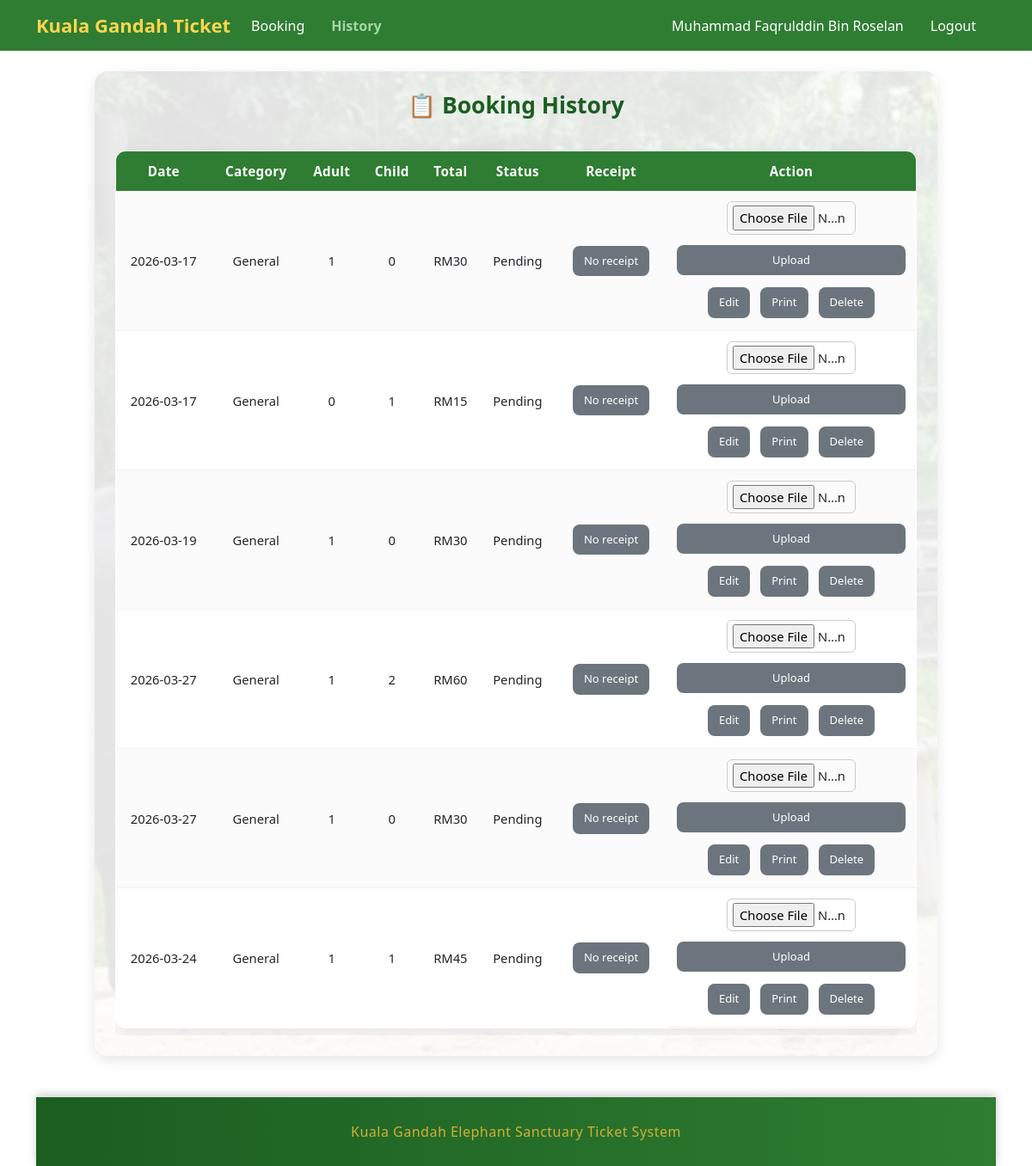
The app's page /history.php (signed in) with its own data.
### tables this page shows
CREATE TABLE `bookings` (
  `booking_id` int(11) NOT NULL,
  `user_id` int(11) DEFAULT NULL,
  `booking_date` date DEFAULT NULL,
  `adult_qty` int(11) DEFAULT NULL,
  `child_qty` int(11) DEFAULT NULL,
  `total_price` double DEFAULT NULL,
  `created_at` timestamp NOT NULL DEFAULT current_timestamp(),
  `status` varchar(20) NOT NULL DEFAULT 'Pending',
  `receipt_file` varchar(255) DEFAULT NULL,
  `ticket_category` varchar(50) NOT NULL DEFAULT 'General'
);

### history.php (the view, shortened to what this page needs)
<?php
include "conn.php";
include "header.php";
$uid = $_SESSION['user_id'] ?? 0;
$sql = "SELECT * FROM bookings WHERE user_id=? ORDER BY booking_id DESC";
$stmt = $conn->prepare($sql);
$stmt->bind_param("i", $uid);
$stmt->execute();
$result = $stmt->get_result();
?>
<div class="container-box">
<h3>📋 Booking History</h3>
<div class="table-responsive">
<table>
<tr>
<th>Date</th>
<th>Category</th>
<th>Adult</th>
<th>Child</th>
<th>Total</th>
<th>Status</th>
<th>Receipt</th>
<th>Action</th>
</tr>
<?php while($row = $result->fetch_assoc()){ ?>
<tr>
<td><?php echo htmlspecialchars($row['booking_date']) ?></td>
<td><?php echo htmlspecialchars($row['ticket_category'] ?? 'Standard') ?></td>
<td><?php echo htmlspecialchars($row['adult_qty']) ?></td>
<td><?php echo htmlspecialchars($row['child_qty']) ?></td>
<td>RM<?php echo htmlspecialchars($row['total_price']) ?></td>
<td><?php echo htmlspecialchars($row['status'] ?? 'Pending') ?></td>
<td>
    <?php if(!empty($row['receipt_file'])){ ?>
        <a class="btn" href="uploads/<?php echo htmlspecialchars($row['receipt_file']) ?>" target="_blank">View</a>
    <?php } else { ?>
        <span class="btn" style="background:#6c757d;">No receipt</span>
    <?php } ?>
</td>
<td class="action-cell">
    <?php if($row['status'] === 'Pending'){ ?>
        <form method="POST" action="upload_receipt.php" enctype="multipart/form-data">
            <input type="file" name="receipt" accept=".jpg,.jpeg,.png,.pdf" required>
            <button class="btn" type="submit">Upload</button>
        </form>
    <?php } elseif($row['status'] === 'Paid'){ ?>
        <span class="btn" style="background:#ffc107; color:#000;">Awaiting confirmation</span>
    <?php } else { ?>
        <span class="btn" style="background:#28a745;">Confirmed</span>
    <?php } ?>
    <div>
        <a class="btn" href="edit_booking.php?id=<?php echo $row['booking_id']?>">Edit</a>
        <a class="btn" href="print_ticket.php?id=<?php echo $row['booking_id']?>">Print</a>
        <a class="btn" href="delete_booking.php?id=<?php echo $row['booking_id']?>" onclick="return confirm('Betul nak delete booking ni?');">Delete</a>
    </div>
</td>
</tr>
<?php } ?>
</table>
</div>
<?php include "footer.php"; ?>

### header.php (shortened to what this page needs)
<?php
$page = basename($_SERVER['PHP_SELF']);
?>
<!DOCTYPE html>
<html>
<head>
<link rel="stylesheet" href="style.css">
<link rel="stylesheet"
href="https://cdn.jsdelivr.net/npm/bootstrap@5.3.2/dist/css/bootstrap.min.css">
</head>
<body>
<nav class="navbar navbar-expand-lg">
<div class="container">
<a class="navbar-brand" href="booking.php">
Kuala Gandah Ticket
</a>
<ul class="navbar-nav me-auto">
<li class="nav-item">
<a class="nav-link <?php if($page=='booking.php') echo 'active'; ?>" href="booking.php">Booking</a>
</li>
<li class="nav-item">
<a class="nav-link <?php if($page=='history.php') echo 'active'; ?>" href="history.php">History</a>
</li>
</ul>
<ul class="navbar-nav">
<li class="nav-item">
<span class="nav-link">
<?php echo $_SESSION['fullname'] ?? "Guest"; ?>
</span>
</li>
<li class="nav-item">
<a class="nav-link text-warning" href="login.php">Logout</a>
</li>
</ul>
</div>
</nav>
<div class="container mt-4">

### footer.php (shortened to what this page needs)
</div>
<footer class="footer text-center p-3 mt-5">
    <div class="footer-content">
        Kuala Gandah Elephant Sanctuary Ticket System
    </div>
</footer>
</body>
</html>

### style.css (style rules this page uses)
body { background-color:#f5f5f5; font-family:Arial, sans-serif; }
h3 { text-align:center; margin-bottom:30px; }
.container-box { background:white; padding:30px; width:600px; margin:auto; border-radius:10px; box-shadow:0px 0px 10px rgba(0,0,0,0.1); }
input { width:100%; padding:8px; margin-top:5px; margin-bottom:15px; border:1px solid #ccc; border-radius:5px; }
button { background:#198754; color:white; border:none; padding:10px; width:100%; border-radius:5px; }

### header.php (style rules this page uses)
.navbar { background:#2e7d32; }
.nav-link { color:white !important; margin-right:15px; transition:0.3s; }
.nav-link.active { color:#a5d6a7 !important; font-weight:600; }
.navbar-brand { font-weight:bold; color:#ffd54f !important; font-size:22px; }

### history.php (style rules this page uses)
.container-box { background: linear-gradient(rgba(255,255,255,0.88),rgba(255,255,255,0.88)), url("image/gajah1.jpg"); background-size:cover; background-position:center; background-repeat:no-repeat; width:min(100%, 980px); box-sizing:border-box; padding:24px; border-radius:15px; box-shadow:0 5px 15px rgba(0,0,0,0.1); margin:20px auto; }
.container-box h3 { font-size:1.65rem; margin-bottom:16px; color:#1b5e20; font-weight:700; }
.table-responsive { overflow-x:auto; padding-bottom:8px; }
.table-responsive table { width:100%; border-collapse:collapse; margin-top:20px; table-layout:auto; background:#fff; border-radius:12px; overflow:hidden; box-shadow:0 10px 25px rgba(0,0,0,0.08); border:1px solid #e8e8e8; }
.table-responsive th, .table-responsive td { padding:12px 10px; vertical-align:middle; text-align:center; }
th { background:#2e7d32; color:white; white-space:nowrap; font-weight:700; letter-spacing:0.02em; font-size:0.95rem; }
td { border-bottom:1px solid #f0f0f0; word-wrap:break-word; word-break:break-word; font-size:0.92rem; }
tr:nth-child(even) td { background:#fbfbfb; }
.btn { padding:7px 12px; border-radius:8px; font-size:13px; margin:2px; text-decoration:none; background:#6c757d; color:white; transition:all 0.25s ease; display:inline-block; }
td input[type=file] { max-width:150px; width:100%; min-width:0; border:1px solid #ccc; border-radius:6px; padding:4px 6px; }
.action-cell { display:flex; flex-direction:column; gap:10px; align-items:center; }
.action-cell form { display:flex; flex-wrap:wrap; gap:10px; justify-content:center; align-items:center; width:100%; max-width:280px; }
.action-cell div { display:flex; flex-wrap:wrap; gap:8px; justify-content:center; }

### footer.php (style rules this page uses)
.footer { width:100%; box-sizing:border-box; display:flex; justify-content:center; align-items:center; background:linear-gradient(90deg,#1b5e20,#2e7d32); color:#d4af37; font-weight:500; letter-spacing:0.5px; box-shadow:0 -3px 10px rgba(0,0,0,0.2); margin:0; }
.footer-content { width:100%; max-width:980px; text-align:center; padding:12px 16px; }

### records on screen
bookings: booking_date "2026-03-17", ticket_category "General", adult_qty "1", child_qty "0", total_price "30", status "Pending", shows "No receipt"
bookings: booking_date "2026-03-17", ticket_category "General", adult_qty "0", child_qty "1", total_price "15", status "Pending", shows "No receipt"
bookings: booking_date "2026-03-19", ticket_category "General", adult_qty "1", child_qty "0", total_price "30", status "Pending", shows "No receipt"
bookings: booking_date "2026-03-27", ticket_category "General", adult_qty "1", child_qty "2", total_price "60", status "Pending", shows "No receipt"
bookings: booking_date "2026-03-27", ticket_category "General", adult_qty "1", child_qty "0", total_price "30", status "Pending", shows "No receipt"
bookings: booking_date "2026-03-24", ticket_category "General", adult_qty "1", child_qty "1", total_price "45", status "Pending", shows "No receipt"

### other values on screen
$_SESSION['fullname'] "Muhammad Faqrulddin Bin Roselan"
